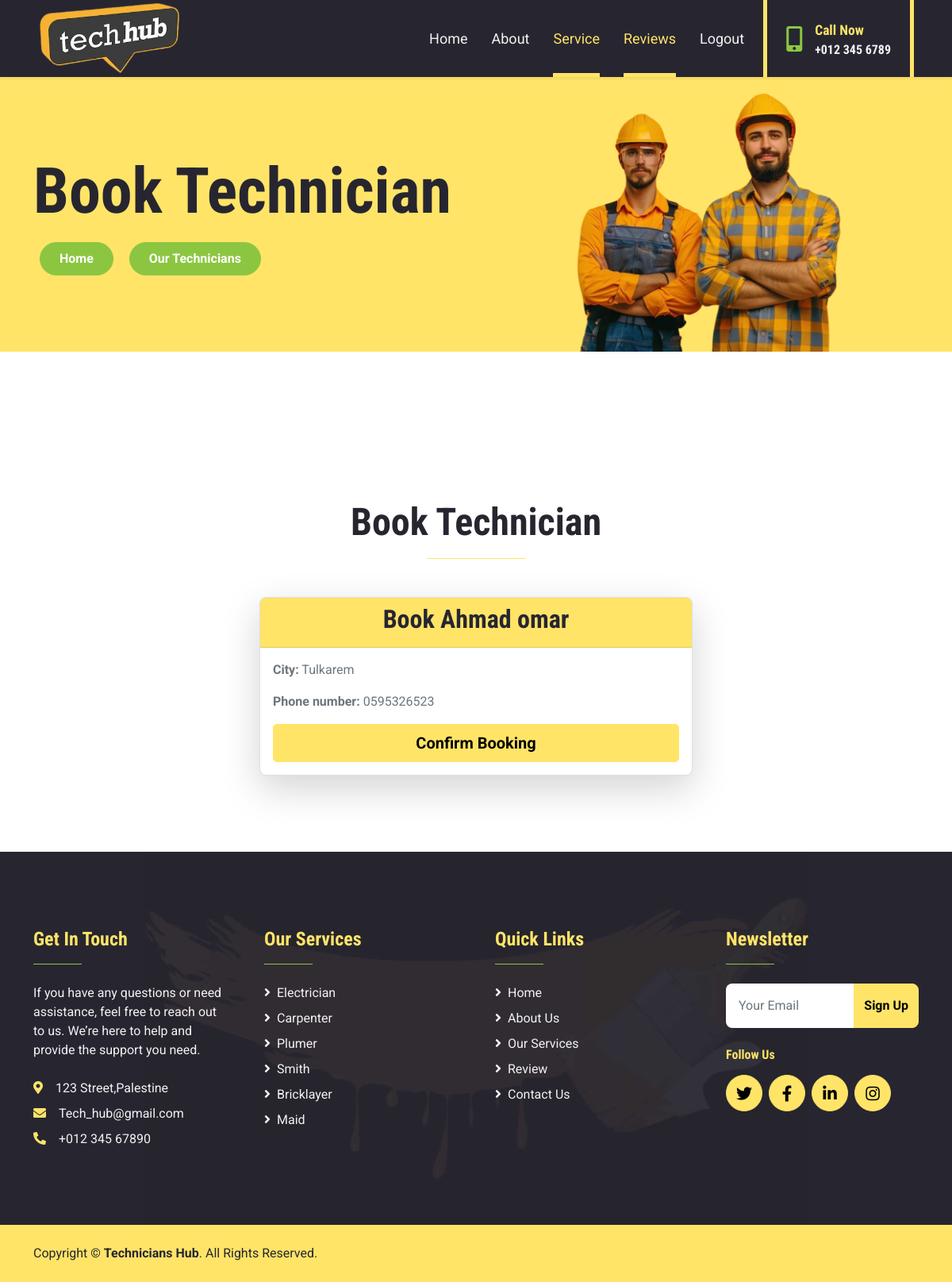
Screenshot of /book/1/ with the database file from the repository.
### Technicians_app/models.py (models this page shows, shortened)
class Technician(models.Model):
    first_name = models.CharField(max_length=45)
    last_name = models.CharField(max_length=45)
    bio = models.TextField()
    phone_number = models.CharField(max_length=25)
    city = models.CharField(max_length=45)
    age = models.IntegerField()
    image = models.ImageField(upload_to='image/')
    created_at = models.DateField(auto_now_add=True)
    updated_at = models.DateField(auto_now=True)
    users = models.ManyToManyField(User, related_name="technicians",blank=True)
    role=models.ForeignKey(Role,related_name="technicians",on_delete=models.CASCADE , default=1)

### Technicians_app/views.py (the view)
# urls.py: path('book/<int:technician_id>/', views.book_technician, name='book_technician'),
def book_technician(request, technician_id):
    try:
        technician = Technician.objects.get(id=technician_id)
    except Technician.DoesNotExist:
        return render(request, 'technician_not_found.html')
    if request.method == 'POST':
        user = request.user
        return redirect('confirm_booking', technician_id=technician.id)
    return render(request, 'book.html', {'technician': technician})

### Technicians_app/templates/book.html (shortened to what this page needs)
<!DOCTYPE html>
<html lang="en">
<head>
    {% load static %}
    <link href="https://cdnjs.cloudflare.com/ajax/libs/font-awesome/5.15.0/css/all.min.css" rel="stylesheet">
    <link href="https://cdn.jsdelivr.net/npm/bootstrap-icons@1.4.1/font/bootstrap-icons.css" rel="stylesheet">
    <link href="{% static 'lib/owlcarousel/assets/owl.carousel.min.css' %}" rel="stylesheet">
    <link href="{% static 'css/bootstrap.min.css' %}" rel="stylesheet">
    <link href="{% static 'css/services.css' %}" rel="stylesheet">
</head>
<body>
    <nav class="navbar navbar-expand-lg bg-dark navbar-dark shadow-sm px-5 py-3 py-lg-0">
        <a href="/" class="Header-branding" data-nc-element="branding" data-content-field="site-title">
            <img src="{% static 'image/logo2.PNG' %}" alt="One &amp; Done Remodeling" sizes="200px"
                class="Header-branding-logo" style="display:block; width:180px; height:auto;" loading="lazy"
                decoding="async" data-loader="sqs">
        </a>
        <div class="collapse navbar-collapse" id="navbarCollapse">
            <div class="navbar-nav ms-auto py-0 pe-4 border-end border-5 border-primary">
                <div class="collapse navbar-collapse" id="navbarCollapse">
                    <div class="navbar-nav ms-auto py-0 pe-4 border-end border-5 border-primary">
                        <a href="/" class="nav-item nav-link">Home</a>
                        <a href="{% url 'about_us' %}" class="nav-item nav-link">About</a>
                        <a href="{% url 'services' %}" class="nav-item nav-link active">Service</a>
                        <a href="{% url 'recent_reviews' %}" class="nav-item nav-link active">Reviews</a>
                        <a href="{% url 'logout_user' %}" class="nav-item nav-link">Logout</a>
                    </div>
                    <div class="d-none d-lg-flex align-items-center ps-4">
                        <i class="fa fa-2x fa-mobile-alt text-secondary me-3"></i>
                        <div>
                            <h5 class="text-primary mb-1"><small>Call Now</small></h5>
                            <h6 class="text-light m-0">+012 345 6789</h6>
                        </div>
                    </div>
                </div>
            </div>
        </div>
    </nav>
    <div class="container-fluid bg-primary py-5 bg-hero" style="margin-bottom: 90px;">
        <div class="container py-5">
            <div class="row justify-content-start">
                <div class="col-lg-8 text-center text-lg-start">
                    <h1 class="display-1 text-dark">Book Technician</h1>
                    <div class="pt-2">
                        <a href="/" class="btn btn-secondary rounded-pill py-2 px-4 mx-2">Home</a>
                        <a href="{% url 'role_detail' technician.id %}" class="btn btn-secondary rounded-pill py-2 px-4 mx-2">Our Technicians</a>
                    </div>
                </div>
            </div>
        </div>
    </div>
<div class="container-fluid py-5">
    <div class="container py-5">
        <div class="text-center mx-auto mb-5" style="max-width: 500px;">
            <h1 class="display-5">Book Technician</h1>
            <hr class="w-25 mx-auto text-primary" style="opacity: 1;">
        </div>
        <div class="row justify-content-center">
            <div class="col-lg-6">
                <div class="card shadow-lg">
                    <div class="card-header bg-primary text-white text-center">
                        <h2>Book {{ technician.first_name }} {{ technician.last_name }}</h2>
                    </div>
                    <div class="card-body">
                        <p class="text-muted"><strong>City:</strong> {{ technician.city }}</p>
                        <p class="text-muted"><strong>Phone number:</strong> {{ technician.phone_number }}</p>
                        <form action="{% url 'confirm_booking' technician.id%}" method="POST">
                            <div class="d-grid">
                                <button type="submit" class="btn btn-primary btn-lg">Confirm Booking</button>
                            </div>
                        </form>
                    </div>
                </div>
            </div>
        </div>
    </div>
</div>
    <div class="container-fluid bg-dark bg-footer text-light py-5">
        <div class="container py-5">
            <div class="row g-5">
                <div class="col-lg-3 col-md-6">
                    <h4 class="text-primary">Get In Touch</h4>
                    <hr class="w-25 text-secondary mb-4" style="opacity: 1;">
                    <p class="mb-4">If you have any questions or need assistance, feel free to reach out to us. We’re here to help and provide the support you need.</p>
                    <p class="mb-2"><i class="fa fa-map-marker-alt text-primary me-3"></i>123 Street,Palestine</p>
                    <p class="mb-2"><i class="fa fa-envelope text-primary me-3"></i>Tech_hub@gmail.com</p>
                    <p class="mb-0"><i class="fa fa-phone-alt text-primary me-3"></i>+012 345 67890</p>
                </div>
                <div class="col-lg-3 col-md-6">
                    <h4 class="text-primary">Our Services</h4>
                    <hr class="w-25 text-secondary mb-4" style="opacity: 1;">
                    <div class="d-flex flex-column justify-content-start">
                        <a class="text-light mb-2" href="#"><i class="fa fa-angle-right me-2"></i>Electrician</a>
                        <a class="text-light mb-2" href="#"><i class="fa fa-angle-right me-2"></i>Carpenter</a>
                        <a class="text-light mb-2" href="#"><i class="fa fa-angle-right me-2"></i>Plumer</a>
                        <a class="text-light mb-2" href="#"><i class="fa fa-angle-right me-2"></i>Smith</a>
                        <a class="text-light mb-2" href="#"><i class="fa fa-angle-right me-2"></i>Bricklayer</a>
                        <a class="text-light" href="#"><i class="fa fa-angle-right me-2"></i>Maid</a>
                    </div>
                </div>
                <div class="col-lg-3 col-md-6">
                    <h4 class="text-primary">Quick Links</h4>
                    <hr class="w-25 text-secondary mb-4" style="opacity: 1;">
                    <div class="d-flex flex-column justify-content-start">
                        <a class="text-light mb-2" href="#"><i class="fa fa-angle-right me-2"></i>Home</a>
                        <a class="text-light mb-2" href="#"><i class="fa fa-angle-right me-2"></i>About Us</a>
                        <a class="text-light mb-2" href="#"><i class="fa fa-angle-right me-2"></i>Our Services</a>
                        <a class="text-light mb-2" href="#"><i class="fa fa-angle-right me-2"></i>Review</a>
                        <a class="text-light" href="#"><i class="fa fa-angle-right me-2"></i>Contact Us</a>
                    </div>
                </div>
                <div class="col-lg-3 col-md-6">
                    <h4 class="text-primary">Newsletter</h4>
                    <hr class="w-25 text-secondary mb-4" style="opacity: 1;">
                    <form action="">
                        <div class="input-group">
                            <input type="text" class="form-control p-3 border-0" placeholder="Your Email">
                            <button class="btn btn-primary">Sign Up</button>
                        </div>
                    </form>
                    <h6 class="text-primary mt-4 mb-3">Follow Us</h6>
                    <div class="d-flex">
                        <a class="btn btn-lg btn-primary btn-lg-square rounded-circle me-2" href="#"><i class="fab fa-twitter"></i></a>
                        <a class="btn btn-lg btn-primary btn-lg-square rounded-circle me-2" href="#"><i class="fab fa-facebook-f"></i></a>
                        <a class="btn btn-lg btn-primary btn-lg-square rounded-circle me-2" href="#"><i class="fab fa-linkedin-in"></i></a>
                        <a class="btn btn-lg btn-primary btn-lg-square rounded-circle" href="#"><i class="fab fa-instagram"></i></a>
                    </div>
                </div>
            </div>
        </div>
    </div>
    <div class="container-fluid bg-primary text-dark py-4">
        <div class="container">
            <div class="row g-0">
                <div class="col-md-6 text-center text-md-start">
                    <p class="mb-md-0">Copyright &copy; <a class="text-dark fw-bold" href="#">Technicians Hub</a>. All Rights Reserved.</p>
                </div>
            </div>
        </div>
    </div>
</body>
</html>

### Technicians_app/static/css/services.css (style rules this page uses)
:root { --primary: #FFE468; --secondary: #8CC641; --light: #F2F2F2; --dark: #272630; }
.btn { font-weight: 700; transition: .5s; }
.btn.btn-secondary { color: #FFFFFF; }
.btn-lg-square { width: 46px; height: 46px; }
.btn-square, .btn-sm-square, .btn-lg-square { padding-left: 0; padding-right: 0; text-align: center; }
.navbar-dark .navbar-nav .nav-link { position: relative; margin-left: 30px; padding: 35px 0; font-size: 18px; color: var(--light); outline: none; transition: .5s; }
.navbar-dark .navbar-nav .nav-link:hover, .navbar-dark .navbar-nav .nav-link.active { color: var(--primary); }
@media (min-width: 992px) { .navbar-dark .navbar-nav .nav-link::before { position: absolute; content: ""; width: 0; height: 5px; bottom: 0; left: 50%; background: var(--primary); transition: .5s; } }
@media (min-width: 992px) { .navbar-dark .navbar-nav .nav-link:hover::before, .navbar-dark .navbar-nav .nav-link.active::before { width: 100%; left: 0; } }
.bg-hero { background: url(../image/hero.jpg) top right no-repeat; background-size: contain; }
.bg-footer { background: url(../img/footer.jpg) center center no-repeat; background-size: contain; }

### rows the page displays
Technician: first_name "Ahmad", last_name "omar", city "Tulkarem", phone_number "0595326523"
